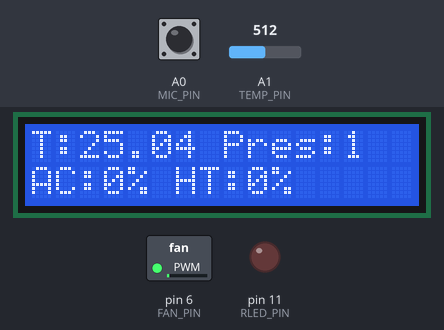
A sketch run on a simulated Arduino Uno, built with avr-gcc and run on an emulated ATmega328P. On the bench: 16×2 character LCD, switched loads named in the sketch (green lamp = pin HIGH), output pins drawn as LEDs (lit = HIGH). Inputs (shaded band) come from the test bench; at power-on: A1 (TEMP_PIN) = 512, A0 (MIC_PIN) HIGH. What the sketch prints to the serial monitor is not drawn.

Above: at 1.3 s.
1.4 s: A1 (TEMP_PIN) set to 306
At 15.3 s:
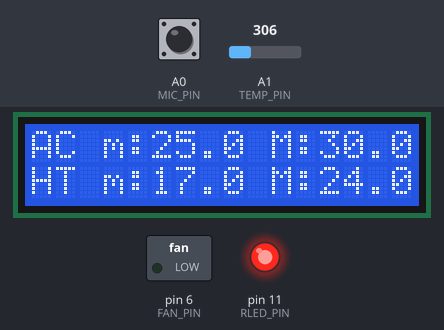
15.4 s: A1 (TEMP_PIN) set to 398
At 20.7 s:
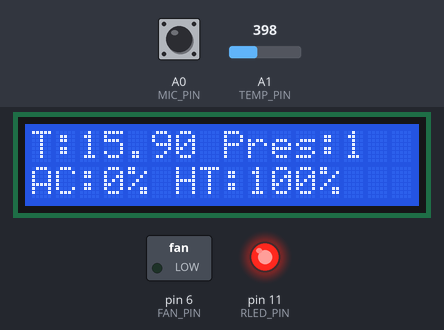
26.8 s: A1 (TEMP_PIN) set to 426
At 31.6 s:
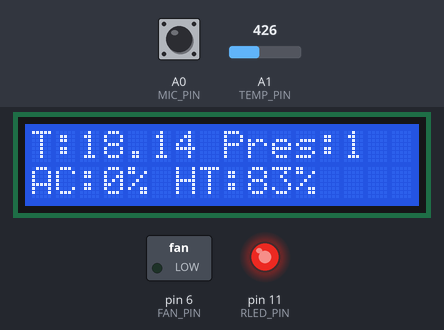
40.8 s: A1 (TEMP_PIN) set to 511
At 51.2 s:
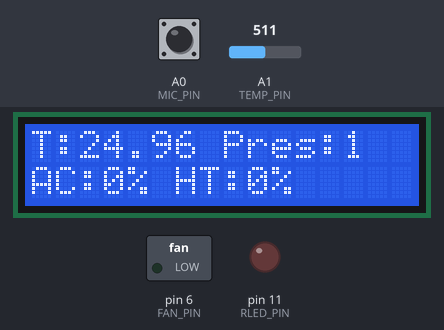
52.0 s: A1 (TEMP_PIN) set to 716
At 61.9 s:
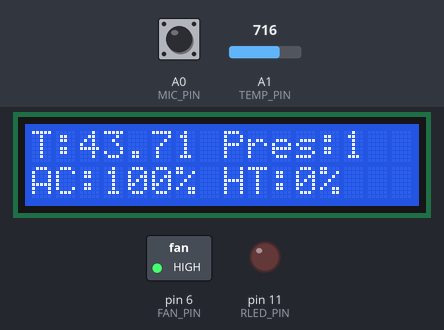
Timing chart, 0 to 63.4 s (numbered marks = the images above; inputs shaded):
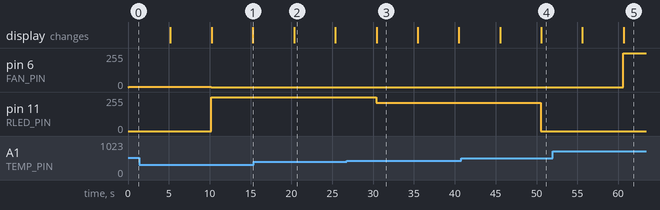

The sketch:

lab1_parte2_es8.ino
```cpp
#include <LiquidCrystal_PCF8574.h>
LiquidCrystal_PCF8574 lcd(0x27);
//microphone
const int MIC_PIN = A0; //vedere se funziona provare 4
int n_sound_events = 0;
unsigned long last_event_time = 0;
const long sound_interval = 10l * 60l * 1000l;
//fan
const int FAN_PIN = 6;
//led
const int RLED_PIN = 11;
//sensore di temperatura
const int TEMP_PIN = A1;
//sensore di movimento
const int PIR_PIN = 7;
unsigned long elapsed_time = 0;
const long timeout_pir = 30l * 60l * 1000l;
struct TempPair {
  float low;
  float high;
};
TempPair ct{.low = 25.0, .high = 30.0};
TempPair ht{.low = 17.0, .high = 24.0};

void setup() {
  pinMode(PIR_PIN, INPUT);
  pinMode(MIC_PIN, INPUT);
  pinMode(TEMP_PIN, INPUT);
  pinMode(FAN_PIN, OUTPUT);
  pinMode(RLED_PIN, OUTPUT);

  analogWrite(FAN_PIN, 0);
  attachInterrupt(digitalPinToInterrupt(PIR_PIN), checkPresencePIR, CHANGE);
  Serial.begin(9600);
  while (!Serial);
  Serial.println("Lab 2 Starting");
  Serial.println("Write 'HTH/ HTL/ CTH/ CTL'");
  Serial.println("followed by a space and a number to change set point");
  lcd.begin(16, 2);
  lcd.setBacklight(255);
  lcd.home();
  lcd.clear();
}

float convertTension(float sensorVal) {
  const int B = 4275;
  const int long R0 = 100000;
  const int Vcc = 1023;
  const float T0 = 298.15;
  const float TBase = 273.15;
  float R = ((Vcc / sensorVal) - 1.0) * R0;
  float T = 1 / (log(R / R0) / B + 1 / T0) - TBase;
  return T;
}

int calcSpeed(float temp) {
  if (temp <= ct.high) {
    float dt = (temp - ct.low) * (255 / (ct.high - ct.low));
    return (int)dt;
  } else {
    return 255;
  }
}

int calcLedIntensity(float temp) {
  if (temp >= ht.low) {
    float dt = (ht.high - temp) * (255 / (ht.high - ht.low));
    return (int)(dt);
  } else {
    return 255;
  }
}

void checkTempAndChangeSpeed(float temp, int pres) {
  int newSpeed = 0;
  int newLedIntensity = 0;
  if (temp >= ct.low) {
    analogWrite(RLED_PIN, LOW);
    newSpeed = calcSpeed(temp);
    if (newSpeed <= 255 && newSpeed >= 0) {
      analogWrite(FAN_PIN, newSpeed);
      Serial.print("New fan speed: ");
      Serial.println(newSpeed);
    }
  }
  else if (temp < ht.high) {
    analogWrite(FAN_PIN, 0);
    newLedIntensity = calcLedIntensity(temp);
    if (newLedIntensity <= 255 && newLedIntensity >= 0) {
      analogWrite(RLED_PIN, newLedIntensity);
      Serial.print("New led intensity: ");
      Serial.println(newLedIntensity);
    }
  }
  else {
    analogWrite(RLED_PIN, LOW);
    analogWrite(FAN_PIN, 0);
  }
  char buf[10] {};
  Serial.println(buf);
  lcd.clear();
  lcd.setCursor(0, 0);
  lcd.print("T:");
  lcd.print(temp);
  lcd.print(" Pres:");
  lcd.print(pres);
  lcd.setCursor(0, 1);
  lcd.print("AC:");
  lcd.print(100 * newSpeed / 255);
  lcd.print("%");
  lcd.print(" HT:");
  lcd.print(100 * newLedIntensity / 255);
  lcd.print("%");
  delay(5e3);
  lcd.clear();
  lcd.setCursor(0, 0);
  lcd.print("AC m:");
  dtostrf(ct.low, 2, 1, buf);
  lcd.print(buf);
  lcd.print(" M:");
  dtostrf(ct.high, 2, 1, buf);
  lcd.print(buf);
  lcd.setCursor(0, 1);
  lcd.print("HT m:");
  dtostrf(ht.low, 2, 1, buf);
  lcd.print(buf);
  lcd.print(" M:");
  dtostrf(ht.high, 2, 1, buf);
  lcd.print(buf);
  delay(5e3);
}

void checkPresencePIR() {
  if ( digitalRead(PIR_PIN) == HIGH )
    elapsed_time = millis();
}

void checkPresenceMIC() {
  if (digitalRead(MIC_PIN) == LOW) {
    last_event_time = millis();
    if (millis() - last_event_time > 25)
      n_sound_events++;
  }
}

bool checkPresenceRoom() {
  bool check_mic = true, check_pir = true;
  checkPresenceMIC();
  if (n_sound_events <= 50 && last_event_time + sound_interval <= millis()) {
    Serial.println("No detection for over 10 mins with sound sensor");
    n_sound_events = 0;
    check_mic = false;
  }
  if (elapsed_time + timeout_pir <= millis()) {
    Serial.println("No detection for over 30 mins with pir sensor");
    check_mic = false;
  }
  if (check_mic == true || check_pir == true)
    return true;
  return false;
}

float readSetPoint() {
  while (Serial.available() == 0) {};
  return Serial.parseFloat();
}

void setDefaultSetPoint() {
  ct.low = 25.0; ct.high = 30.0;
  ht.low = 17.0; ht.high = 24.0;
}

void setNoOneSetPoint() {
  ct.low = 30.0; ct.high = 40.0;
  ht.low = 10.0; ht.high = 18.0;
}

void updateFormatError() {
  Serial.println("Error in command format");
  return;
}

void checkCharAndUpdateVal(char c, TempPair& temp, float value) {
  Serial.println(value);
  switch (c) {
    case 'L':
      temp.low = value;
      break;
    case 'H':
      temp.high = value;
      break;
    default:
      return updateFormatError();
  }
}

/*
  "HTLxxx" => ht.low
  "HTHxxx" => ht.high
  "CTLxxx" => ct.low
  "CTHxxx" => ct.high
*/
void checkAndChangeSetPoint() {
  if (Serial.available() > 0) {
    auto command = Serial.readString();
    if (command.length() < 5) {
      return updateFormatError();
    }
    if (command[3] != ' ')
      return updateFormatError();
    float value = command.substring(4).toFloat();
    if (command.startsWith("HT")) {
      return checkCharAndUpdateVal(command[2], ht, value);
    } else if (command.startsWith("CT")) {
      return checkCharAndUpdateVal(command[2], ct, value);
    } else {
      return updateFormatError();
    }
  }
}

void setTempBasedOnPresence(float temp) {
  int pres = 0;
  if (checkPresenceRoom() == true) {
    Serial.println("There is at least one person is this room");
    pres = 1;
  }
  else {
    setNoOneSetPoint();
    pres = 0;
  }
  checkTempAndChangeSpeed(temp, pres);
}

void loop() {
  float sensorVal = analogRead(TEMP_PIN);
  float temp = convertTension(sensorVal);
  Serial.print("Temperatura: ");
  Serial.println(temp);
  checkAndChangeSetPoint();
  setTempBasedOnPresence(temp);
}
```

Measured:
- after the input at 1.4 s, pin 6 (FAN_PIN): 2/255 → 0/255 after 8.8 s; pin 11 (RLED_PIN): 0/255 → 255/255 after 8.8 s; the display: first differs from a run without the input after 8.8 s (image 1 shows a later state)
- after the input at 15.4 s, the display: changes after 4.9 s (image 2)
- after the input at 26.8 s, pin 11 (RLED_PIN): 255/255 → 213/255 after 3.6 s; the display: changes after 3.6 s (image 3)
- after the input at 40.8 s, pin 11 (RLED_PIN): 213/255 → 0/255 after 9.7 s; the display: first differs from a run without the input after 9.8 s (image 4)
- after the input at 52.0 s, pin 6 (FAN_PIN): 0/255 → 255/255 after 8.6 s; the display: first differs from a run without the input after 8.7 s (image 5)
- what the display in image 2 shows lasts 5.1 s, from 20.3 s to 25.4 s
